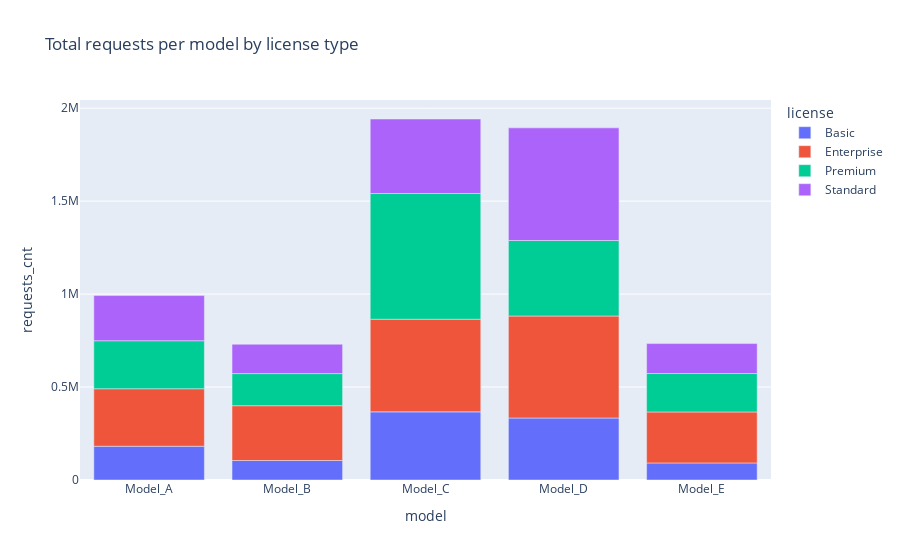

The code cell stored with this chart in its notebook:
### Markdown cell above
Visualize requests to each model with respect to license types

### Code cell
fig_req_bar = px.bar(summary.groupby(['model', 'license'], as_index=False)
                    .agg({'requests_cnt':'sum', 'spent_amount':'sum'}),
             x='model', y='requests_cnt', color='license',
             hover_data={'spent_amount': ':.2f'},
             title='Total requests per model by license type')
fig_req_bar.show()

### Figure 1 — Plotly figure (JSON) as saved in the notebook; plotly's stock layout.template omitted (floating-point values rounded to 4 significant figures)
{"data": [{"customdata": [[67100.0], [38590.0], [68950.0], [64130.0], [17480.0]], "hovertemplate": "license=Basic<br>model=%{x}<br>requests_cnt=%{y}<br>spent_amount=%{customdata[0]:.2f}<extra></extra>", "legendgroup": "Basic", "marker": {"color": "#636efa", "pattern": {"shape": ""}}, "name": "Basic", "orientation": "v", "showlegend": true, "textposition": "auto", "x": ["Model_A", "Model_B", "Model_C", "Model_D", "Model_E"], "xaxis": "x", "y": [181500.0, 104800.0, 366600.0, 333500.0, 91790.0], "yaxis": "y", "type": "bar"}, {"customdata": [[113700.0], [108400.0], [94160.0], [105000.0], [51950.0]], "hovertemplate": "license=Enterprise<br>model=%{x}<br>requests_cnt=%{y}<br>spent_amount=%{customdata[0]:.2f}<extra></extra>", "legendgroup": "Enterprise", "marker": {"color": "#EF553B", "pattern": {"shape": ""}}, "name": "Enterprise", "orientation": "v", "showlegend": true, "textposition": "auto", "x": ["Model_A", "Model_B", "Model_C", "Model_D", "Model_E"], "xaxis": "x", "y": [309500.0, 294900.0, 498200.0, 548500.0, 274200.0], "yaxis": "y", "type": "bar"}, {"customdata": [[95340.0], [63460.0], [127800.0], [78180.0], [39230.0]], "hovertemplate": "license=Premium<br>model=%{x}<br>requests_cnt=%{y}<br>spent_amount=%{customdata[0]:.2f}<extra></extra>", "legendgroup": "Premium", "marker": {"color": "#00cc96", "pattern": {"shape": ""}}, "name": "Premium", "orientation": "v", "showlegend": true, "textposition": "auto", "x": ["Model_A", "Model_B", "Model_C", "Model_D", "Model_E"], "xaxis": "x", "y": [258000.0, 172700.0, 676200.0, 406000.0, 206800.0], "yaxis": "y", "type": "bar"}, {"customdata": [[88930.0], [57740.0], [75740.0], [114300.0], [30780.0]], "hovertemplate": "license=Standard<br>model=%{x}<br>requests_cnt=%{y}<br>spent_amount=%{customdata[0]:.2f}<extra></extra>", "legendgroup": "Standard", "marker": {"color": "#ab63fa", "pattern": {"shape": ""}}, "name": "Standard", "orientation": "v", "showlegend": true, "textposition": "auto", "x": ["Model_A", "Model_B", "Model_C", "Model_D", "Model_E"], "xaxis": "x", "y": [242900.0, 158000.0, 400800.0, 606100.0, 161100.0], "yaxis": "y", "type": "bar"}], "layout": {"xaxis": {"anchor": "y", "domain": [0.0, 1.0], "title": {"text": "model"}}, "yaxis": {"anchor": "x", "domain": [0.0, 1.0], "title": {"text": "requests_cnt"}}, "legend": {"title": {"text": "license"}, "tracegroupgap": 0}, "title": {"text": "Total requests per model by license type"}, "barmode": "relative"}}
